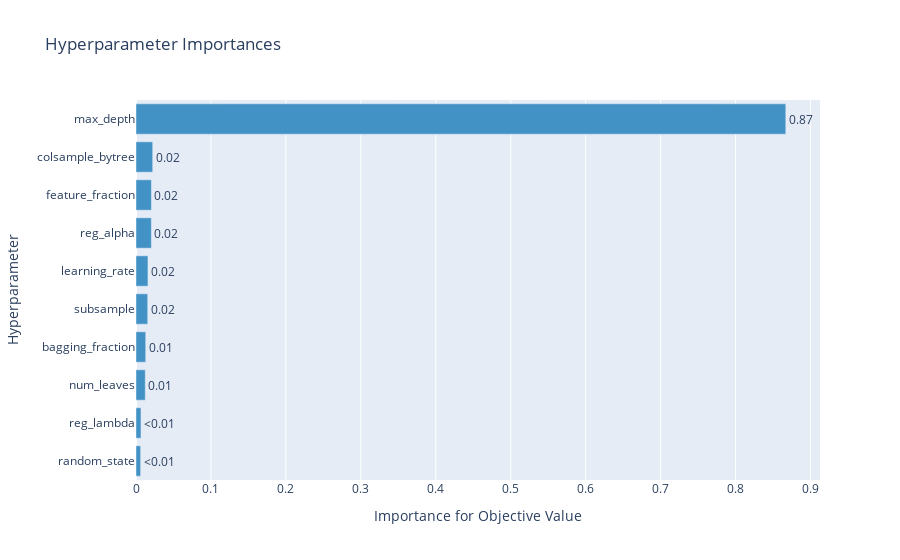

Notebook cell for this chart:
### Code cell
# lgb - tpe
fig2_3 = optuna.visualization.plot_param_importances(study_tpe_lgb)
fig2_3.show()

### Figure 1 — Plotly figure (JSON) as saved in the notebook; plotly's stock layout.template omitted (floating-point values rounded to 4 significant figures)
{"data": [{"cliponaxis": false, "hovertemplate": ["random_state (IntDistribution): 0.006135862431124988<extra></extra>", "reg_lambda (FloatDistribution): 0.0066309774588289025<extra></extra>", "num_leaves (IntDistribution): 0.012361351370521495<extra></extra>", "bagging_fraction (FloatDistribution): 0.012983849858296146<extra></extra>", "subsample (FloatDistribution): 0.01563754283621293<extra></extra>", "learning_rate (FloatDistribution): 0.015948221395821277<extra></extra>", "reg_alpha (FloatDistribution): 0.020499979519355557<extra></extra>", "feature_fraction (FloatDistribution): 0.020546313333613137<extra></extra>", "colsample_bytree (FloatDistribution): 0.022278481887775207<extra></extra>", "max_depth (IntDistribution): 0.8669774199084502<extra></extra>"], "marker": {"color": "rgb(66,146,198)"}, "orientation": "h", "text": ["<0.01", "<0.01", "0.01", "0.01", "0.02", "0.02", "0.02", "0.02", "0.02", "0.87"], "textposition": "outside", "type": "bar", "x": [0.006136, 0.006631, 0.01236, 0.01298, 0.01564, 0.01595, 0.0205, 0.02055, 0.02228, 0.867], "y": ["random_state", "reg_lambda", "num_leaves", "bagging_fraction", "subsample", "learning_rate", "reg_alpha", "feature_fraction", "colsample_bytree", "max_depth"]}], "layout": {"showlegend": false, "title": {"text": "Hyperparameter Importances"}, "xaxis": {"title": {"text": "Importance for Objective Value"}}, "yaxis": {"title": {"text": "Hyperparameter"}}}}
